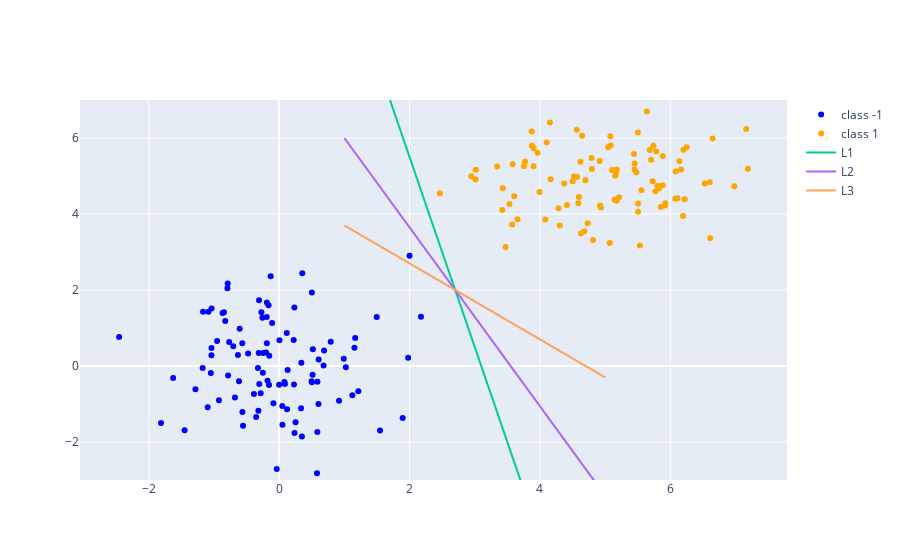

This figure's notebook cell:
### Code cell
scatter_trace1 = go.Scatter(x=data1[targets==-1,0], y=data1[targets==-1,1], mode='markers', marker=dict(color='blue'), name='class -1')
scatter_trace2 = go.Scatter(x=data1[targets==1,0], y=data1[targets==1,1], mode='markers', marker=dict(color='orange'), name='class 1')
line_trace1 = go.Scatter(x=x, y=l1(x), mode='lines', name='L1')
line_trace2 = go.Scatter(x=x, y=l2(x), mode='lines', name='L2')
line_trace3 = go.Scatter(x=x, y=l3(x), mode='lines', name='L3')
fig = go.Figure()
fig.add_trace(scatter_trace1)
fig.add_trace(scatter_trace2)
fig.add_trace(line_trace1)
fig.add_trace(line_trace2)
fig.add_trace(line_trace3)
fig.update_layout(yaxis=dict(range=[-3, 7]))
fig.show()
